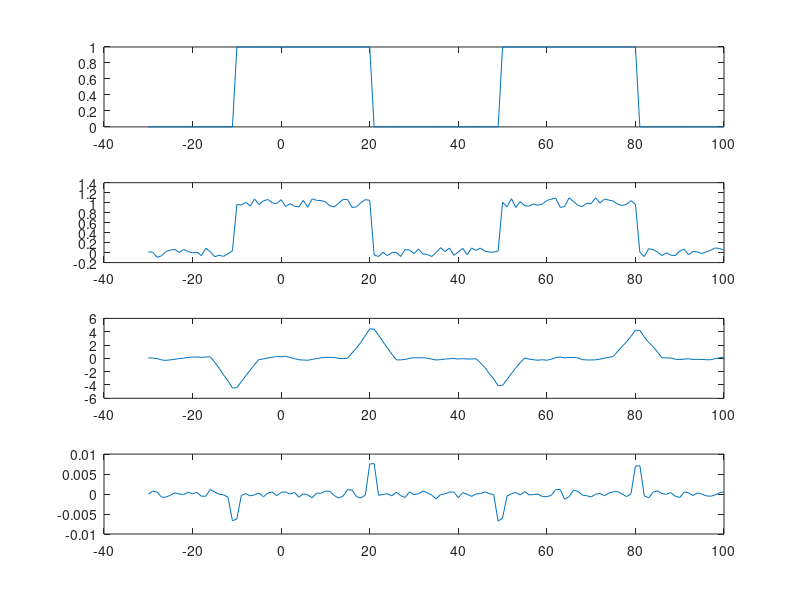

This chart was generated by the following MATLAB code:
t = [-30:100];
x = [zeros(1,20), ones(1,31), zeros(1,29), ones(1,31), zeros(1,20)];
an = 0.2;
noise = an* (rand(1,131) -0.5);
x1 = x + noise;
subplot(4,1,1);
plot(t, x);
subplot(4,1,2);
plot(t, x1);

sigma1 = 0.05;
sigma2 = 5;
n = [-5:5];
c1 = -1/sum(exp(-sigma1*abs(n)));
hn1 = sign(n).*exp(-sigma1*(abs(n)));
c2 = -1/sum(exp(-sigma2*abs(n)));
hn2 = sign(n).*exp(-sigma2*(abs(n)));
% subplot(4,1,3);
% plot(n, hn);
y1 = conv(x1, hn1, 'same');
subplot(4,1,3);
plot(t, y1);
y2 = conv(x1, hn2, 'same');
subplot(4,1,4);
plot(t, y2);